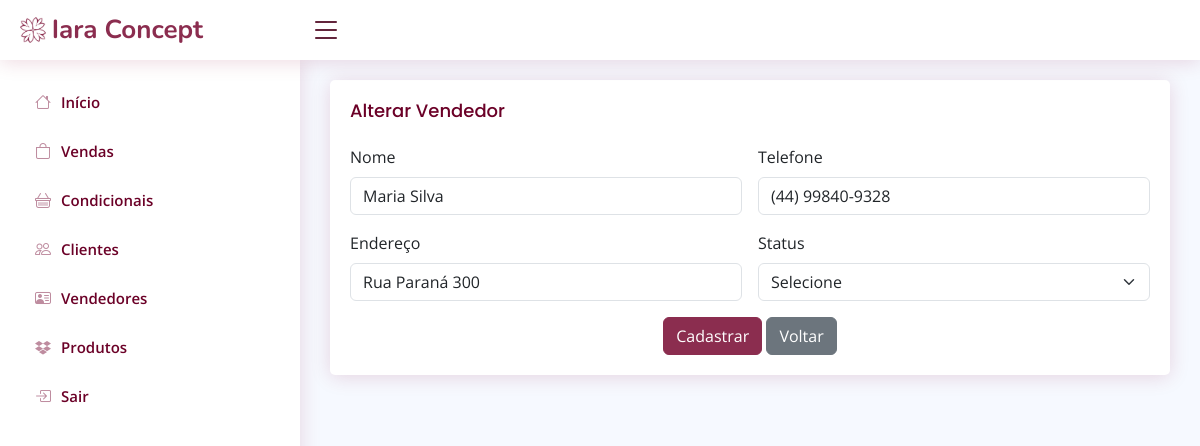
/alterarVendedor.php?id=1, run on the app's committed database.
### tables this page shows
CREATE TABLE `vendedor` (
  `id` int(11) NOT NULL,
  `nome` varchar(100) NOT NULL,
  `telefone` varchar(20) DEFAULT NULL,
  `endereco` varchar(100) DEFAULT NULL,
  `status` varchar(20) NOT NULL
);

### alterarVendedor.php (the view, shortened to what this page needs)
<!DOCTYPE html>
<head>
</head>
<?php
require_once("conexao.php");
$sql = "select * from vendedor where id = " . $_GET['id'];
$resultado = mysqli_query($conexao, $sql);
$linha = mysqli_fetch_array($resultado)
  ?>
<?php require_once("cabecalho.php") ?>
<main id="main" class="main">
    <section class="section">
        <div class="card">
            <div class="card-body">
              <h5 class="card-title">Alterar Vendedor</h5>
                <?php
                $status = isset($_POST['status']) ? $_POST['status'] : "";
                ?>
              <form method="post" class="row g-3">
                <div class="col-md-6">
                    <label for="exampleFormControlInput1" class="form-label">Nome</label>
                    <input type="text" class="form-control" value="<?=$linha['nome'] ?>" name="nome" required>
                </div>
                <div class="col-md-6">
                    <label for="exampleFormControlInput1" class="form-label">Telefone</label>
                    <input type="text" id="telefone" class="form-control" value="<?=$linha['telefone'] ?>" name="telefone"><span class="mascara"></span>
                </div>
                <div class="col-md-6">
                    <label for="exampleFormControlInput1" class="form-label">Endereço</label>
                    <input type="text" class="form-control" value="<?=$linha['endereco'] ?>" name="endereco">
                </div>
                <div class="col-md-6">
                    <label for="exampleFormControlInput1" class="form-label">Status</label>
                    <select class="form-select" aria-label="Default select example" value="<?= $status ?>" name="status">
                    <option selected>Selecione</option>
                    </select>
                </div>
                <div class="text-center">
                  <button type="submit" name="salvar" class="btn btn-primary">Cadastrar</button>
                  <button type="submit" name="voltar" class="btn btn-secondary">Voltar</button>
                </div>
              </form>
            </div>
          </div>
    </section>
</main>
<?php require_once("rodape.php") ?>

### assets/css/style.css (style rules this page uses)
:root { scroll-behavior: smooth; }
body { font-family: "Open Sans", sans-serif; background: #f6f9ff; color: #444444; }
h1, h2, h3, h4, h5, h6 { font-family: "Nunito", sans-serif; }
#main { margin-top: 60px; padding: 20px 30px; transition: all 0.3s; }
.card { margin-bottom: 30px; border: none; border-radius: 5px; box-shadow: 0px 2px 20px #92003627; }
.card-title { padding: 20px 0 15px 0; font-size: 18px; font-weight: 500; color: #6b0027; font-family: "Poppins", sans-serif; }
.card-body { padding: 0 20px 20px 20px; }
@media (min-width: 1200px) { #main, #footer { margin-left: 300px; } }

### data on the page
vendedor: nome "Maria Silva", telefone "(44) 99840-9328", endereco "Rua Paraná 300"
